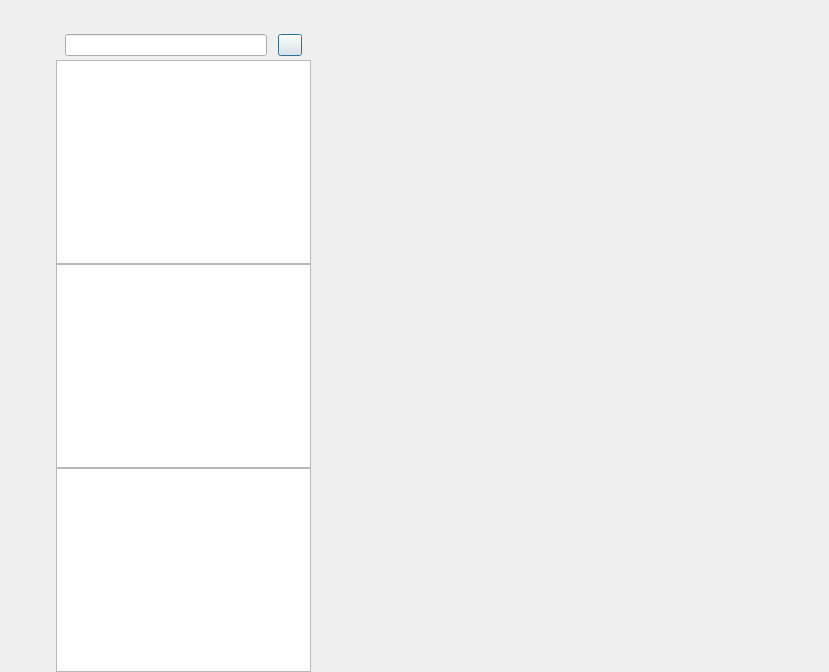
<?xml version="1.0" encoding="UTF-8"?>
<ui version="4.0">
 <class>ChatDialog</class>
 <widget class="QDialog" name="ChatDialog">
  <property name="geometry">
   <rect>
    <x>0</x>
    <y>0</y>
    <width>829</width>
    <height>672</height>
   </rect>
  </property>
  <property name="windowTitle">
   <string>Dialog</string>
  </property>
  <layout class="QHBoxLayout" name="horizontalLayout">
   <property name="spacing">
    <number>0</number>
   </property>
   <property name="leftMargin">
    <number>0</number>
   </property>
   <property name="topMargin">
    <number>0</number>
   </property>
   <property name="rightMargin">
    <number>0</number>
   </property>
   <property name="bottomMargin">
    <number>0</number>
   </property>
   <item>
    <widget class="QWidget" name="side_bar" native="true">
     <property name="sizePolicy">
      <sizepolicy hsizetype="Fixed" vsizetype="Expanding">
       <horstretch>0</horstretch>
       <verstretch>0</verstretch>
      </sizepolicy>
     </property>
     <property name="minimumSize">
      <size>
       <width>56</width>
       <height>0</height>
      </size>
     </property>
     <property name="maximumSize">
      <size>
       <width>56</width>
       <height>16777215</height>
      </size>
     </property>
     <layout class="QVBoxLayout" name="verticalLayout">
      <property name="leftMargin">
       <number>10</number>
      </property>
      <property name="topMargin">
       <number>30</number>
      </property>
      <property name="rightMargin">
       <number>0</number>
      </property>
      <item>
       <widget class="QWidget" name="widget" native="true">
        <layout class="QVBoxLayout" name="verticalLayout_3">
         <property name="spacing">
          <number>30</number>
         </property>
         <property name="leftMargin">
          <number>0</number>
         </property>
         <property name="topMargin">
          <number>0</number>
         </property>
         <property name="rightMargin">
          <number>0</number>
         </property>
         <property name="bottomMargin">
          <number>0</number>
         </property>
         <item>
          <widget class="QLabel" name="side_head_lb">
           <property name="minimumSize">
            <size>
             <width>35</width>
             <height>35</height>
            </size>
           </property>
           <property name="maximumSize">
            <size>
             <width>35</width>
             <height>35</height>
            </size>
           </property>
           <property name="text">
            <string/>
           </property>
          </widget>
         </item>
         <item>
          <widget class="StateWidget" name="side_chat_lb" native="true">
           <property name="minimumSize">
            <size>
             <width>30</width>
             <height>30</height>
            </size>
           </property>
           <property name="maximumSize">
            <size>
             <width>30</width>
             <height>30</height>
            </size>
           </property>
          </widget>
         </item>
         <item>
          <widget class="StateWidget" name="side_contact_lb" native="true">
           <property name="minimumSize">
            <size>
             <width>30</width>
             <height>30</height>
            </size>
           </property>
           <property name="maximumSize">
            <size>
             <width>30</width>
             <height>30</height>
            </size>
           </property>
          </widget>
         </item>
        </layout>
       </widget>
      </item>
      <item>
       <spacer name="verticalSpacer">
        <property name="orientation">
         <enum>Qt::Vertical</enum>
        </property>
        <property name="sizeType">
         <enum>QSizePolicy::Fixed</enum>
        </property>
        <property name="sizeHint" stdset="0">
         <size>
          <width>20</width>
          <height>300</height>
         </size>
        </property>
       </spacer>
      </item>
     </layout>
    </widget>
   </item>
   <item>
    <widget class="QWidget" name="chat_usr_wid" native="true">
     <property name="maximumSize">
      <size>
       <width>255</width>
       <height>16777215</height>
      </size>
     </property>
     <layout class="QVBoxLayout" name="verticalLayout_2">
      <property name="spacing">
       <number>0</number>
      </property>
      <property name="leftMargin">
       <number>0</number>
      </property>
      <property name="topMargin">
       <number>0</number>
      </property>
      <property name="rightMargin">
       <number>0</number>
      </property>
      <property name="bottomMargin">
       <number>0</number>
      </property>
      <item>
       <widget class="QWidget" name="search_wid" native="true">
        <property name="minimumSize">
         <size>
          <width>0</width>
          <height>60</height>
         </size>
        </property>
        <property name="maximumSize">
         <size>
          <width>16777215</width>
          <height>30</height>
         </size>
        </property>
        <layout class="QHBoxLayout" name="horizontalLayout_2">
         <property name="spacing">
          <number>6</number>
         </property>
         <property name="leftMargin">
          <number>9</number>
         </property>
         <property name="topMargin">
          <number>9</number>
         </property>
         <property name="rightMargin">
          <number>9</number>
         </property>
         <property name="bottomMargin">
          <number>9</number>
         </property>
         <item>
          <widget class="CustomizeEdit" name="search_edit"/>
         </item>
         <item>
          <spacer name="horizontalSpacer">
           <property name="orientation">
            <enum>Qt::Horizontal</enum>
           </property>
           <property name="sizeType">
            <enum>QSizePolicy::Fixed</enum>
           </property>
           <property name="sizeHint" stdset="0">
            <size>
             <width>5</width>
             <height>20</height>
            </size>
           </property>
          </spacer>
         </item>
         <item>
          <widget class="ClickedBtn" name="add_btn">
           <property name="minimumSize">
            <size>
             <width>24</width>
             <height>0</height>
            </size>
           </property>
           <property name="maximumSize">
            <size>
             <width>24</width>
             <height>16777215</height>
            </size>
           </property>
           <property name="text">
            <string/>
           </property>
          </widget>
         </item>
        </layout>
       </widget>
      </item>
      <item>
       <widget class="ChatUserList" name="chat_user_list"/>
      </item>
      <item>
       <widget class="SearchList" name="search_list"/>
      </item>
      <item>
       <widget class="ContactUserList" name="con_user_list"/>
      </item>
     </layout>
    </widget>
   </item>
   <item>
    <widget class="QStackedWidget" name="stackedWidget">
     <property name="currentIndex">
      <number>0</number>
     </property>
     <widget class="ChatPage" name="chat_page"/>
     <widget class="QWidget" name="friend_apply_page"/>
    </widget>
   </item>
  </layout>
 </widget>
 <customwidgets>
  <customwidget>
   <class>ClickedBtn</class>
   <extends>QPushButton</extends>
   <header location="global">clickedbtn.h</header>
  </customwidget>
  <customwidget>
   <class>CustomizeEdit</class>
   <extends>QLineEdit</extends>
   <header location="global">customizeedit.h</header>
  </customwidget>
  <customwidget>
   <class>ChatUserList</class>
   <extends>QListWidget</extends>
   <header location="global">chatuserlist.h</header>
  </customwidget>
  <customwidget>
   <class>ChatPage</class>
   <extends>QWidget</extends>
   <header>chatpage.h</header>
   <container>1</container>
  </customwidget>
  <customwidget>
   <class>StateWidget</class>
   <extends>QWidget</extends>
   <header location="global">statewidget.h</header>
   <container>1</container>
  </customwidget>
  <customwidget>
   <class>SearchList</class>
   <extends>QListWidget</extends>
   <header>searchlist.h</header>
  </customwidget>
  <customwidget>
   <class>ContactUserList</class>
   <extends>QListWidget</extends>
   <header location="global">contactuserlist.h</header>
  </customwidget>
 </customwidgets>
 <resources/>
 <connections/>
</ui>
